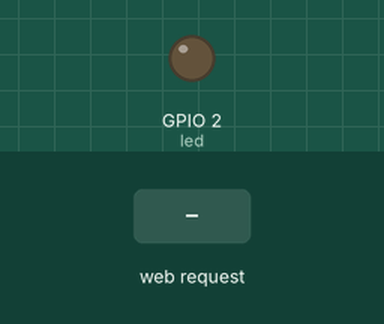
Bench run of a program on a simulated ESP32 board running MicroPython. Parts: output pins drawn as LEDs (lit = HIGH). The test bench sets the inputs (shaded band). WiFi joins after 1.5 s; what the program prints to the serial console is not drawn.

Above: at 3.2 s.
3.3 s: HTTP request GET /toggle received
At 4.6 s:
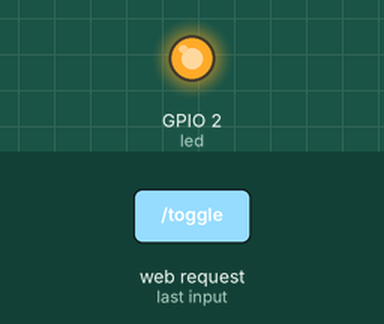
Timing chart, 0 to 6.3 s (numbered marks = the images above; inputs shaded):
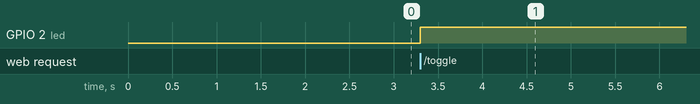

The program:

blink.py
```python
import network
import socket
from machine import Pin
import time

# Wi-Fi configuration
ssid = 'YourWiFiSSID'
password = 'YourWiFiPassword'

# Connect to Wi-Fi
wlan = network.WLAN(network.STA_IF)
wlan.active(True)
wlan.connect(ssid, password)

# Wait for connection
while not wlan.isconnected():
    time.sleep(1)
print('Connected to Wi-Fi')
print('IP:', wlan.ifconfig()[0])

# Set up LED
led = Pin(2, Pin.OUT)
led_state = False

# HTML template
html = """<!DOCTYPE html>
<html>
    <body>
        <h1>ESP32 LED Control</h1>
        <p>LED is {}</p>
        <a href="/toggle"><button>Toggle LED</button></a>
    </body>
</html>
"""

# Set up web server
s = socket.socket(socket.AF_INET, socket.SOCK_STREAM)
s.bind(('', 80))
s.listen(5)

while True:
    conn, addr = s.accept()
    request = conn.recv(1024)
    request = str(request)

    if request.find('/toggle') != -1:
        led_state = not led_state
        led.value(led_state)

    response = html.format("ON" if led_state else "OFF")
    conn.send('HTTP/1.1 200 OK\n')
    conn.send('Content-Type: text/html\n')
    conn.send('Connection: close\n\n')
    conn.sendall(response)
    conn.close()
```

Measured:
- after the input at 3.3 s, GPIO 2 (led): LOW → HIGH at once
